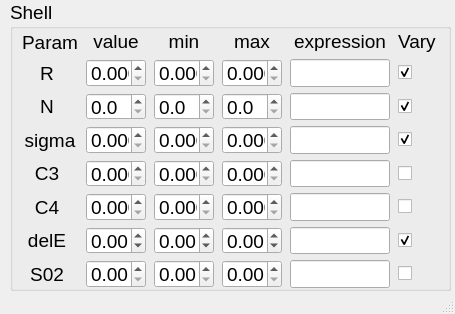
<?xml version="1.0" encoding="UTF-8"?>
<ui version="4.0">
 <class>MainWindow</class>
 <widget class="QMainWindow" name="MainWindow">
  <property name="geometry">
   <rect>
    <x>0</x>
    <y>0</y>
    <width>455</width>
    <height>314</height>
   </rect>
  </property>
  <property name="windowTitle">
   <string>MainWindow</string>
  </property>
  <property name="tabShape">
   <enum>QTabWidget::Rounded</enum>
  </property>
  <widget class="QWidget" name="centralwidget">
   <widget class="QGroupBox" name="groupBox">
    <property name="geometry">
     <rect>
      <x>10</x>
      <y>0</y>
      <width>441</width>
      <height>291</height>
     </rect>
    </property>
    <property name="font">
     <font>
      <family>Arial</family>
      <pointsize>14</pointsize>
     </font>
    </property>
    <property name="title">
     <string>Shell</string>
    </property>
    <widget class="QWidget" name="gridLayoutWidget">
     <property name="geometry">
      <rect>
       <x>10</x>
       <y>30</y>
       <width>424</width>
       <height>258</height>
      </rect>
     </property>
     <layout class="QGridLayout" name="gridLayout">
      <item row="1" column="4">
       <widget class="QLineEdit" name="lineEdit_r">
        <property name="maximumSize">
         <size>
          <width>100</width>
          <height>30</height>
         </size>
        </property>
       </widget>
      </item>
      <item row="6" column="2">
       <widget class="QDoubleSpinBox" name="doubleSpinBox_e_min">
        <property name="maximumSize">
         <size>
          <width>60</width>
          <height>16777215</height>
         </size>
        </property>
        <property name="decimals">
         <number>2</number>
        </property>
        <property name="minimum">
         <double>-30.000000000000000</double>
        </property>
        <property name="maximum">
         <double>30.000000000000000</double>
        </property>
       </widget>
      </item>
      <item row="7" column="0">
       <widget class="QLabel" name="label_7">
        <property name="maximumSize">
         <size>
          <width>50</width>
          <height>16777215</height>
         </size>
        </property>
        <property name="text">
         <string>S02</string>
        </property>
        <property name="alignment">
         <set>Qt::AlignCenter</set>
        </property>
       </widget>
      </item>
      <item row="3" column="0">
       <widget class="QLabel" name="label_3">
        <property name="maximumSize">
         <size>
          <width>59</width>
          <height>16777215</height>
         </size>
        </property>
        <property name="text">
         <string>sigma</string>
        </property>
        <property name="alignment">
         <set>Qt::AlignCenter</set>
        </property>
       </widget>
      </item>
      <item row="6" column="0">
       <widget class="QLabel" name="label_6">
        <property name="maximumSize">
         <size>
          <width>50</width>
          <height>16777215</height>
         </size>
        </property>
        <property name="text">
         <string>delE</string>
        </property>
        <property name="alignment">
         <set>Qt::AlignCenter</set>
        </property>
       </widget>
      </item>
      <item row="6" column="4">
       <widget class="QLineEdit" name="lineEdit_e">
        <property name="maximumSize">
         <size>
          <width>100</width>
          <height>30</height>
         </size>
        </property>
       </widget>
      </item>
      <item row="7" column="2">
       <widget class="QDoubleSpinBox" name="doubleSpinBox_s02_min">
        <property name="maximumSize">
         <size>
          <width>60</width>
          <height>16777215</height>
         </size>
        </property>
        <property name="decimals">
         <number>2</number>
        </property>
       </widget>
      </item>
      <item row="0" column="0">
       <widget class="QLabel" name="label_8">
        <property name="maximumSize">
         <size>
          <width>16777215</width>
          <height>20</height>
         </size>
        </property>
        <property name="text">
         <string>&lt;html&gt;&lt;head/&gt;&lt;body&gt;&lt;p&gt;&lt;span style=&quot; font-size:14pt;&quot;&gt;Param&lt;/span&gt;&lt;/p&gt;&lt;/body&gt;&lt;/html&gt;</string>
        </property>
        <property name="alignment">
         <set>Qt::AlignCenter</set>
        </property>
       </widget>
      </item>
      <item row="1" column="1">
       <widget class="QDoubleSpinBox" name="doubleSpinBox_r_value">
        <property name="maximumSize">
         <size>
          <width>60</width>
          <height>16777215</height>
         </size>
        </property>
        <property name="decimals">
         <number>3</number>
        </property>
       </widget>
      </item>
      <item row="5" column="3">
       <widget class="QDoubleSpinBox" name="doubleSpinBox_c4_max">
        <property name="maximumSize">
         <size>
          <width>60</width>
          <height>16777215</height>
         </size>
        </property>
        <property name="decimals">
         <number>3</number>
        </property>
       </widget>
      </item>
      <item row="1" column="0">
       <widget class="QLabel" name="label">
        <property name="maximumSize">
         <size>
          <width>50</width>
          <height>16777215</height>
         </size>
        </property>
        <property name="text">
         <string>R</string>
        </property>
        <property name="alignment">
         <set>Qt::AlignCenter</set>
        </property>
       </widget>
      </item>
      <item row="5" column="2">
       <widget class="QDoubleSpinBox" name="doubleSpinBox_c4_min">
        <property name="maximumSize">
         <size>
          <width>60</width>
          <height>16777215</height>
         </size>
        </property>
        <property name="decimals">
         <number>3</number>
        </property>
       </widget>
      </item>
      <item row="2" column="0">
       <widget class="QLabel" name="label_2">
        <property name="maximumSize">
         <size>
          <width>50</width>
          <height>16777215</height>
         </size>
        </property>
        <property name="text">
         <string>N</string>
        </property>
        <property name="alignment">
         <set>Qt::AlignCenter</set>
        </property>
       </widget>
      </item>
      <item row="4" column="0">
       <widget class="QLabel" name="label_4">
        <property name="maximumSize">
         <size>
          <width>50</width>
          <height>16777215</height>
         </size>
        </property>
        <property name="text">
         <string>C3</string>
        </property>
        <property name="alignment">
         <set>Qt::AlignCenter</set>
        </property>
       </widget>
      </item>
      <item row="1" column="2">
       <widget class="QDoubleSpinBox" name="doubleSpinBox_r_min">
        <property name="maximumSize">
         <size>
          <width>60</width>
          <height>16777215</height>
         </size>
        </property>
        <property name="decimals">
         <number>3</number>
        </property>
       </widget>
      </item>
      <item row="6" column="1">
       <widget class="QDoubleSpinBox" name="doubleSpinBox_e_value">
        <property name="maximumSize">
         <size>
          <width>60</width>
          <height>16777215</height>
         </size>
        </property>
        <property name="decimals">
         <number>2</number>
        </property>
        <property name="minimum">
         <double>-30.000000000000000</double>
        </property>
        <property name="maximum">
         <double>30.000000000000000</double>
        </property>
       </widget>
      </item>
      <item row="1" column="3">
       <widget class="QDoubleSpinBox" name="doubleSpinBox_r_max">
        <property name="maximumSize">
         <size>
          <width>60</width>
          <height>16777215</height>
         </size>
        </property>
        <property name="decimals">
         <number>3</number>
        </property>
       </widget>
      </item>
      <item row="4" column="1">
       <widget class="QDoubleSpinBox" name="doubleSpinBox_c3_value">
        <property name="maximumSize">
         <size>
          <width>60</width>
          <height>16777215</height>
         </size>
        </property>
        <property name="decimals">
         <number>3</number>
        </property>
       </widget>
      </item>
      <item row="0" column="3">
       <widget class="QLabel" name="label_11">
        <property name="maximumSize">
         <size>
          <width>16777215</width>
          <height>20</height>
         </size>
        </property>
        <property name="text">
         <string>max</string>
        </property>
        <property name="alignment">
         <set>Qt::AlignCenter</set>
        </property>
       </widget>
      </item>
      <item row="4" column="4">
       <widget class="QLineEdit" name="lineEdit_c3">
        <property name="maximumSize">
         <size>
          <width>100</width>
          <height>30</height>
         </size>
        </property>
       </widget>
      </item>
      <item row="4" column="3">
       <widget class="QDoubleSpinBox" name="doubleSpinBox_c3_max">
        <property name="maximumSize">
         <size>
          <width>60</width>
          <height>16777215</height>
         </size>
        </property>
        <property name="decimals">
         <number>3</number>
        </property>
       </widget>
      </item>
      <item row="0" column="2">
       <widget class="QLabel" name="label_10">
        <property name="maximumSize">
         <size>
          <width>16777215</width>
          <height>20</height>
         </size>
        </property>
        <property name="text">
         <string>min</string>
        </property>
        <property name="alignment">
         <set>Qt::AlignCenter</set>
        </property>
       </widget>
      </item>
      <item row="6" column="3">
       <widget class="QDoubleSpinBox" name="doubleSpinBox_e_max">
        <property name="maximumSize">
         <size>
          <width>60</width>
          <height>16777215</height>
         </size>
        </property>
        <property name="decimals">
         <number>2</number>
        </property>
        <property name="minimum">
         <double>-30.000000000000000</double>
        </property>
        <property name="maximum">
         <double>30.000000000000000</double>
        </property>
       </widget>
      </item>
      <item row="7" column="3">
       <widget class="QDoubleSpinBox" name="doubleSpinBox_s02_max">
        <property name="maximumSize">
         <size>
          <width>60</width>
          <height>16777215</height>
         </size>
        </property>
        <property name="decimals">
         <number>2</number>
        </property>
       </widget>
      </item>
      <item row="7" column="1">
       <widget class="QDoubleSpinBox" name="doubleSpinBox_s02_value">
        <property name="maximumSize">
         <size>
          <width>60</width>
          <height>16777215</height>
         </size>
        </property>
        <property name="decimals">
         <number>2</number>
        </property>
       </widget>
      </item>
      <item row="5" column="4">
       <widget class="QLineEdit" name="lineEdit_c4">
        <property name="maximumSize">
         <size>
          <width>100</width>
          <height>30</height>
         </size>
        </property>
       </widget>
      </item>
      <item row="0" column="1">
       <widget class="QLabel" name="label_9">
        <property name="maximumSize">
         <size>
          <width>16777215</width>
          <height>20</height>
         </size>
        </property>
        <property name="text">
         <string>value</string>
        </property>
        <property name="alignment">
         <set>Qt::AlignCenter</set>
        </property>
       </widget>
      </item>
      <item row="5" column="0">
       <widget class="QLabel" name="label_5">
        <property name="maximumSize">
         <size>
          <width>50</width>
          <height>16777215</height>
         </size>
        </property>
        <property name="text">
         <string>C4</string>
        </property>
        <property name="alignment">
         <set>Qt::AlignCenter</set>
        </property>
       </widget>
      </item>
      <item row="5" column="1">
       <widget class="QDoubleSpinBox" name="doubleSpinBox_c4_value">
        <property name="maximumSize">
         <size>
          <width>60</width>
          <height>16777215</height>
         </size>
        </property>
        <property name="decimals">
         <number>3</number>
        </property>
       </widget>
      </item>
      <item row="4" column="2">
       <widget class="QDoubleSpinBox" name="doubleSpinBox_c3_min">
        <property name="maximumSize">
         <size>
          <width>60</width>
          <height>16777215</height>
         </size>
        </property>
        <property name="decimals">
         <number>3</number>
        </property>
       </widget>
      </item>
      <item row="0" column="4">
       <widget class="QLabel" name="label_12">
        <property name="maximumSize">
         <size>
          <width>16777215</width>
          <height>20</height>
         </size>
        </property>
        <property name="text">
         <string>expression</string>
        </property>
        <property name="alignment">
         <set>Qt::AlignCenter</set>
        </property>
       </widget>
      </item>
      <item row="7" column="4">
       <widget class="QLineEdit" name="lineEdit_s02">
        <property name="maximumSize">
         <size>
          <width>100</width>
          <height>30</height>
         </size>
        </property>
       </widget>
      </item>
      <item row="1" column="5">
       <widget class="QCheckBox" name="checkBox_r">
        <property name="enabled">
         <bool>true</bool>
        </property>
        <property name="maximumSize">
         <size>
          <width>20</width>
          <height>16777215</height>
         </size>
        </property>
        <property name="text">
         <string/>
        </property>
        <property name="checked">
         <bool>true</bool>
        </property>
       </widget>
      </item>
      <item row="0" column="5">
       <widget class="QLabel" name="label_13">
        <property name="text">
         <string>Vary</string>
        </property>
       </widget>
      </item>
      <item row="4" column="5">
       <widget class="QCheckBox" name="checkBox_c3">
        <property name="maximumSize">
         <size>
          <width>20</width>
          <height>16777215</height>
         </size>
        </property>
        <property name="text">
         <string/>
        </property>
       </widget>
      </item>
      <item row="5" column="5">
       <widget class="QCheckBox" name="checkBox_c4">
        <property name="maximumSize">
         <size>
          <width>20</width>
          <height>16777215</height>
         </size>
        </property>
        <property name="text">
         <string/>
        </property>
       </widget>
      </item>
      <item row="6" column="5">
       <widget class="QCheckBox" name="checkBox_e">
        <property name="maximumSize">
         <size>
          <width>20</width>
          <height>16777215</height>
         </size>
        </property>
        <property name="text">
         <string/>
        </property>
        <property name="checked">
         <bool>true</bool>
        </property>
       </widget>
      </item>
      <item row="7" column="5">
       <widget class="QCheckBox" name="checkBox_s02">
        <property name="maximumSize">
         <size>
          <width>20</width>
          <height>16777215</height>
         </size>
        </property>
        <property name="text">
         <string/>
        </property>
       </widget>
      </item>
      <item row="2" column="1">
       <widget class="QDoubleSpinBox" name="doubleSpinBox_n_value">
        <property name="maximumSize">
         <size>
          <width>60</width>
          <height>16777215</height>
         </size>
        </property>
        <property name="decimals">
         <number>1</number>
        </property>
       </widget>
      </item>
      <item row="2" column="2">
       <widget class="QDoubleSpinBox" name="doubleSpinBox_n_min">
        <property name="maximumSize">
         <size>
          <width>60</width>
          <height>16777215</height>
         </size>
        </property>
        <property name="decimals">
         <number>1</number>
        </property>
       </widget>
      </item>
      <item row="2" column="3">
       <widget class="QDoubleSpinBox" name="doubleSpinBox_n_max">
        <property name="maximumSize">
         <size>
          <width>60</width>
          <height>16777215</height>
         </size>
        </property>
        <property name="decimals">
         <number>1</number>
        </property>
       </widget>
      </item>
      <item row="2" column="4">
       <widget class="QLineEdit" name="lineEdit_n">
        <property name="maximumSize">
         <size>
          <width>100</width>
          <height>30</height>
         </size>
        </property>
       </widget>
      </item>
      <item row="2" column="5">
       <widget class="QCheckBox" name="checkBox_n">
        <property name="maximumSize">
         <size>
          <width>20</width>
          <height>16777215</height>
         </size>
        </property>
        <property name="text">
         <string/>
        </property>
        <property name="checked">
         <bool>true</bool>
        </property>
       </widget>
      </item>
      <item row="3" column="1">
       <widget class="QDoubleSpinBox" name="doubleSpinBox_ss_value">
        <property name="maximumSize">
         <size>
          <width>60</width>
          <height>16777215</height>
         </size>
        </property>
        <property name="decimals">
         <number>3</number>
        </property>
       </widget>
      </item>
      <item row="3" column="2">
       <widget class="QDoubleSpinBox" name="doubleSpinBox_ss_min">
        <property name="maximumSize">
         <size>
          <width>60</width>
          <height>16777215</height>
         </size>
        </property>
        <property name="decimals">
         <number>3</number>
        </property>
       </widget>
      </item>
      <item row="3" column="3">
       <widget class="QDoubleSpinBox" name="doubleSpinBox_ss_max">
        <property name="maximumSize">
         <size>
          <width>60</width>
          <height>16777215</height>
         </size>
        </property>
        <property name="decimals">
         <number>3</number>
        </property>
       </widget>
      </item>
      <item row="3" column="4">
       <widget class="QLineEdit" name="lineEdit_ss">
        <property name="maximumSize">
         <size>
          <width>100</width>
          <height>30</height>
         </size>
        </property>
       </widget>
      </item>
      <item row="3" column="5">
       <widget class="QCheckBox" name="checkBox_ss">
        <property name="maximumSize">
         <size>
          <width>20</width>
          <height>16777215</height>
         </size>
        </property>
        <property name="text">
         <string/>
        </property>
        <property name="checked">
         <bool>true</bool>
        </property>
       </widget>
      </item>
     </layout>
    </widget>
   </widget>
  </widget>
  <widget class="QStatusBar" name="statusbar"/>
 </widget>
 <resources/>
 <connections/>
</ui>
